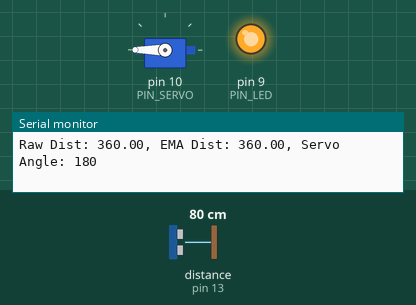
Simulated run of this sketch. Board: Arduino Uno, built with avr-gcc and run on an emulated ATmega328P. Shown: servo, output pins drawn as LEDs (lit = HIGH), the last lines printed to the serial monitor. Wiring (inferred from the names in the program): ultrasonic range finder: trigger pin 12; echo pin 13. Inputs (shaded band) come from the test bench; at power-on: distance to the obstacle (sensor on pin 13) 80 cm. The echo pulse lasts 58.3 µs per cm; pins used as bus, display or sensor lines are not drawn.

Above: at 1.2 s.
1.3 s: distance to the obstacle (sensor on pin 13) set to 35 cm
At 2.35 s:
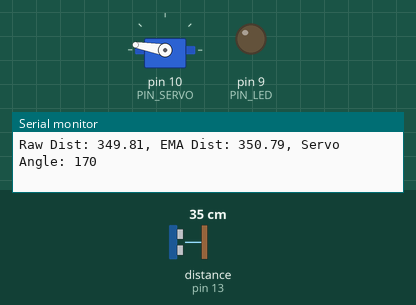
4.3 s: distance to the obstacle (sensor on pin 13) set to 120 cm
At 5.6 s:
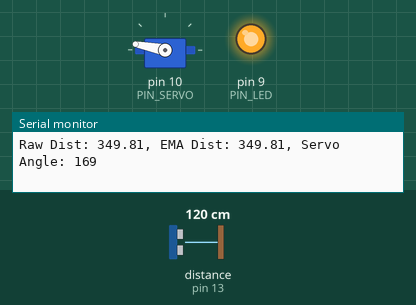
Timing chart, 0 to 7.3 s (numbered marks = the images above; inputs shaded):
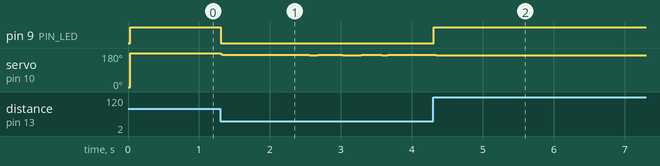

The sketch:

11_example_1.ino
```cpp
#include <Servo.h>

// Arduino pin assignment
#define PIN_LED   9   // LED active-low
#define PIN_TRIG  12  // sonar sensor TRIGGER
#define PIN_ECHO  13  // sonar sensor ECHO
#define PIN_SERVO 10  // servo motor

// configurable parameters for sonar
#define SND_VEL 346.0     // sound velocity at 24 celsius degree (unit: m/sec)
#define INTERVAL 25       // sampling interval (unit: msec)
#define PULSE_DURATION 10 // ultra-sound Pulse Duration (unit: usec)
#define _DIST_MIN 180.0   // minimum distance to be measured (unit: mm)
#define _DIST_MAX 360.0   // maximum distance to be measured (unit: mm)

// for distance to degree mapping
#define DEGREE_MIN 0      // servo angle at 0 degree
#define DEGREE_MAX 180    // servo angle at 180 degrees

#define TIMEOUT ((INTERVAL / 2) * 1000.0) // maximum echo waiting time (unit: usec)
#define SCALE (0.001 * 0.5 * SND_VEL)     // coefficient to convert duration to distance

#define _EMA_ALPHA 0.5    // EMA weight of new sample (range: 0 to 1)

Servo myservo;

// global variables
float dist_ema = _DIST_MAX; // filtered distance (mm)
float dist_prev = _DIST_MAX; // previous distance (mm)
unsigned long last_sampling_time = 0; // time of last sampling (ms)

void setup() {
  // initialize GPIO pins
  pinMode(PIN_LED, OUTPUT);
  pinMode(PIN_TRIG, OUTPUT);    // sonar TRIGGER
  pinMode(PIN_ECHO, INPUT);     // sonar ECHO
  digitalWrite(PIN_TRIG, LOW);  // turn-off Sonar

  myservo.attach(PIN_SERVO);
  myservo.write(DEGREE_MIN);    // initialize servo position at 0 degrees

  // initialize serial port
  Serial.begin(57600);
}

void loop() {
  // wait until next sampling time
  if (millis() < (last_sampling_time + INTERVAL))
    return;

  // read distance from USS
  float dist_raw = USS_measure(PIN_TRIG, PIN_ECHO);

  // Apply range filter
  if ((dist_raw == 0.0) || (dist_raw > _DIST_MAX)) {
    dist_raw = dist_prev;       // if out of range, use previous value
    digitalWrite(PIN_LED, HIGH); // LED OFF
  } else if (dist_raw < _DIST_MIN) {
    dist_raw = dist_prev;       // if below range, use previous value
    digitalWrite(PIN_LED, HIGH); // LED OFF
  } else {
    dist_prev = dist_raw;       // update valid distance
    digitalWrite(PIN_LED, LOW); // LED ON
  }

  // Apply EMA filter
  dist_ema = _EMA_ALPHA * dist_raw + (1 - _EMA_ALPHA) * dist_ema;

  // Control servo motor angle based on filtered distance
  if (dist_ema <= 180) {
    myservo.write(0);
  } else if (dist_ema > 180 && dist_ema < 360) {
    int angle = map(dist_ema, 180, 360, 0, 180);
    myservo.write(angle);
  } else {
    myservo.write(180);
  }

  // Output to serial for debugging
  Serial.print("Raw Dist: "); Serial.print(dist_raw);
  Serial.print(", EMA Dist: "); Serial.print(dist_ema);
  Serial.print(", Servo Angle: "); Serial.println(myservo.read());

  // update last sampling time
  last_sampling_time = millis();
}

// Function to measure distance using USS
float USS_measure(int TRIG, int ECHO) {
  digitalWrite(TRIG, HIGH);
  delayMicroseconds(PULSE_DURATION);
  digitalWrite(TRIG, LOW);

  return pulseIn(ECHO, HIGH, TIMEOUT) * SCALE; // convert time to distance in mm
}
```

Measured:
- after the input at 1.3 s, pin 9 (PIN_LED): HIGH → LOW at once
- after the input at 4.3 s, pin 9 (PIN_LED): LOW → HIGH at once
